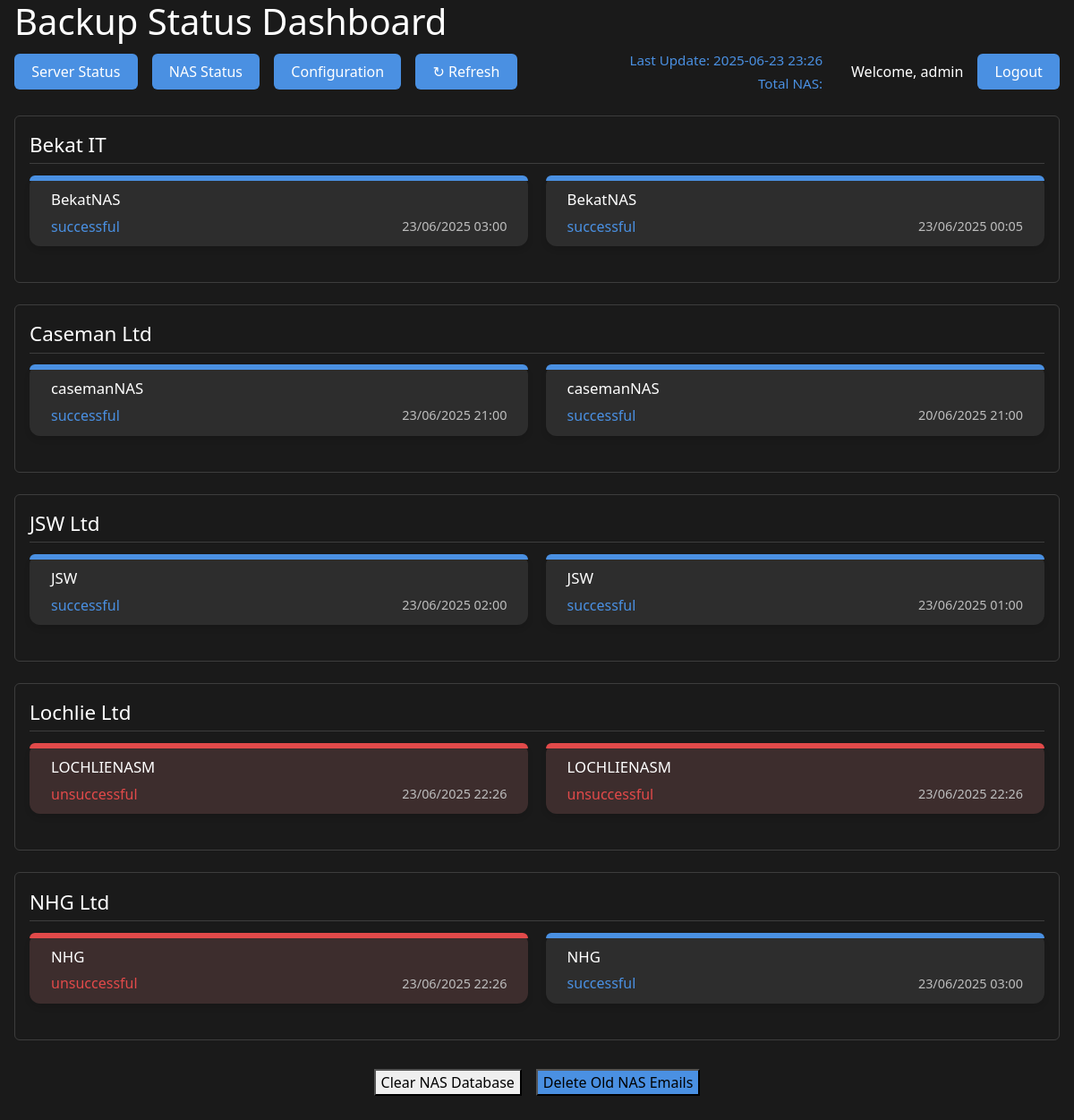
The app's page /nas (signed in) with its own data.
### app.py (models this page shows, shortened)
class User(UserMixin, db.Model):
    id = db.Column(db.Integer, primary_key=True)
    username = db.Column(db.String(80), unique=True, nullable=False)
    password_hash = db.Column(db.String(128))
    is_admin = db.Column(db.Boolean, default=False)

class BackupStatus(db.Model):
    id = db.Column(db.Integer, primary_key=True)
    server = db.Column(db.String(100), nullable=False)
    status = db.Column(db.String(50), nullable=False)
    timestamp = db.Column(db.DateTime, nullable=False)
    subject = db.Column(db.String(200))
    body = db.Column(db.Text)
    html_body = db.Column(db.Text)  # Add HTML body field
    company = db.Column(db.String(100))
    email_type = db.Column(db.String(50), nullable=True)  # Add email_type field
    cleared_by = db.Column(db.Integer, db.ForeignKey('user.id'), nullable=True)

### app.py (the view)
@app.route('/nas')
@login_required
def nas_view():
    with app.app_context():
        servers = db.session.query(BackupStatus.server, BackupStatus.company).filter_by(email_type='nas').distinct().all()
        server_statuses = {}
        for server, company in servers:
            statuses = BackupStatus.query.filter_by(server=server, email_type='nas').order_by(BackupStatus.timestamp.desc()).limit(2).all()
            if statuses:
                company_key = company if company else 'Unknown'
                server_statuses.setdefault(company_key, []).append(statuses)
        companies = sorted(server_statuses.keys())
        last_update = datetime.now().strftime('%Y-%m-%d %H:%M')
        total_servers = sum(len(servers) for servers in server_statuses.values())
        return render_template('nas.html',
                              server_statuses=server_statuses,
                              companies=companies,
                              last_update=last_update,
                              total_servers=total_servers)

### app.py (called while the page is built)
@login_manager.user_loader
def load_user(user_id):
    return User.query.get(int(user_id))

@app.teardown_appcontext
def shutdown_session(exception=None):
    if exception:
        db.session.rollback()
    db.session.close()

### templates/nas.html (shortened to what this page needs)
<!DOCTYPE html>
<html lang="en">
<head>
    <link rel="stylesheet" href="{{ url_for('static', filename='css/style.css') }}">
    <link rel="stylesheet" href="https://cdnjs.cloudflare.com/ajax/libs/font-awesome/6.0.0/css/all.min.css">
    <link href="https://cdn.jsdelivr.net/npm/bootstrap@5.1.3/dist/css/bootstrap.min.css" rel="stylesheet">
</head>
<body>
    <div class="container">
        <header>
            <h1>Backup Status Dashboard</h1>
            <nav class="main-nav">
                <div class="nav-left">
                    <a href="/" class="nav-btn">Server Status</a>
                    <a href="/nas" class="nav-btn active">NAS Status</a>
                    <a href="/configuration" class="nav-btn">Configuration</a>
                    <button onclick="window.location.reload()" class="nav-btn refresh-btn">
                        <span>↻</span> Refresh
                    </button>
                </div>
                <div class="nav-right">
                    <div class="update-info">
                        <span class="last-update">Last Update: {{ last_update }}</span>
                        <span class="total-servers">Total NAS: {{ total_nas }}</span>
                    </div>
                    <div class="user-controls">
                        {% if current_user.is_authenticated %}
                            <span class="user-info">Welcome, {{ current_user.username }}</span>
                            <a href="{{ url_for('logout') }}" class="nav-btn logout-btn">Logout</a>
                        {% endif %}
                    </div>
                </div>
            </nav>
        </header>
        {% for company in companies %}
        <div class="company-section">
            <h2 class="company-name">{{ company }}</h2>
            <div class="server-grid">
                {% for server_list in server_statuses[company] %}
                    {% for status in server_list %}
                    <div class="server-group {% if status.status == 'unsuccessful' %}server-group-unsuccessful{% endif %}"
                         data-bs-toggle="modal"
                         data-bs-target="#emailModal"
                         data-server="{{ status.server }}"
                         data-subject="{{ status.subject }}"
                         data-timestamp="{{ status.timestamp.strftime('%d/%m/%Y %H:%M') }}"
                         data-body="{{ status.body|replace('"', '&quot;')|replace("'", '&#39;')|replace('<', '&lt;')|replace('>', '&gt;')|replace('&', '&amp;') }}"
                         style="cursor: pointer;">
                        <div class="card-top-line {% if status.status == 'successful' %}card-top-line-successful{% else %}card-top-line-unsuccessful{% endif %}"></div>
                        <div class="server-content">
                            <div class="server-name">{{ status.server }}</div>
                            <ul class="status-list">
                                <li class="status-item">
                                    <span class="status-{{ status.status }}">{{ status.status }}</span>
                                    <span class="timestamp">{{ status.timestamp.strftime('%d/%m/%Y %H:%M') }}</span>
                                </li>
                            </ul>
                        </div>
                    </div>
                    {% endfor %}
                {% endfor %}
            </div>
        </div>
        {% endfor %}
        <div style="display: flex; gap: 1rem; justify-content: center; margin: 2rem 0;">
            <button onclick="clearDatabase('nas')" class="delete-btn">Clear NAS Database</button>
            <button onclick="deleteOldEmails('nas')" class="delete-btn" style="background-color: #4a90e2;">Delete Old NAS Emails</button>
        </div>
    </div>
</body>
</html>

### templates/nas.html (style rules this page uses)
body { background-color: #1a1a1a; font-family: 'Segoe UI', Arial, sans-serif; color: #fff; min-height: 100vh; display: flex; flex-direction: column; }
.nav-btn { background-color: #4a90e2; color: #fff; border: none; padding: 0.5rem 1.2rem; border-radius: 6px; cursor: pointer; font-weight: 500; text-decoration: none; transition: background 0.2s; }
.last-update, .total-servers { color: #4a90e2; font-size: 0.95rem; font-weight: 400; }
.container { max-width: 1200px; margin: 0 auto; padding: 0 1rem; flex: 1; }
.server-grid { display: grid; grid-template-columns: repeat(3, 1fr); gap: 1.2rem; margin-bottom: 1.5rem; }
.server-group { background: #2d2d2d; border-radius: 12px; margin-bottom: 0; box-shadow: 0 4px 6px rgba(0, 0, 0, 0.1); border: none; min-height: 65px; display: block; position: relative; transition: transform 0.2s ease; }
.server-group-unsuccessful { background: #3d2d2d !important; }
.card-top-line { height: 6px; border-radius: 12px 12px 0 0; margin-bottom: 0; margin-left: 0; margin-right: 0; width: 100%; }
.card-top-line-successful { background: #4a90e2; }
.card-top-line-unsuccessful { background: #e24a4a; }
.server-content { flex: 1; padding: 0.5rem 1.5rem; }
.server-name { font-weight: 500; color: #fff; font-size: 1.05rem; margin-bottom: 0.2rem; }
.status-list { list-style: none; padding-left: 0; margin-bottom: 0; }
.status-item { display: flex; justify-content: space-between; align-items: center; padding: 0.15rem 0; }
.status-successful { color: #4a90e2; font-weight: 500; }
.status-unsuccessful { color: #e24a4a; font-weight: 500; }
.timestamp { color: #bdbdbd; font-size: 0.9rem; }
.company-section { margin-bottom: 1.5rem; border: 1px solid #3d3d3d; border-radius: 6px; padding: 1.2rem 1rem 1rem 1rem; background: none; }
.company-name { color: #ffffff; font-size: 1.4rem; margin-bottom: 0.8rem; padding-bottom: 0.4rem; border-bottom: 1px solid #3d3d3d; }
@media (max-width: 1200px) { .server-grid { grid-template-columns: repeat(2, 1fr); } }
.main-nav { display: flex; justify-content: space-between; align-items: center; margin-bottom: 1.5rem; }
.nav-left { display: flex; gap: 1rem; }
.nav-right { display: flex; align-items: center; gap: 2rem; }
.update-info { display: flex; flex-direction: column; align-items: flex-end; gap: 0.2rem; color: #4aefc6; font-size: 1.1rem; }
.user-controls { display: flex; align-items: center; gap: 1rem; }

### records on screen
User: username "admin"
BackupStatus: server "BekatNAS", status "successful", timestamp "23/06/2025 03:00"
BackupStatus: server "BekatNAS", status "successful", timestamp "23/06/2025 00:05"
BackupStatus: server "casemanNAS", status "successful", timestamp "23/06/2025 21:00"
BackupStatus: server "casemanNAS", status "successful", timestamp "20/06/2025 21:00"
BackupStatus: server "JSW", status "successful", timestamp "23/06/2025 02:00"
BackupStatus: server "JSW", status "successful", timestamp "23/06/2025 01:00"
BackupStatus: server "LOCHLIENASM", status "unsuccessful", timestamp "23/06/2025 22:26"
BackupStatus: server "LOCHLIENASM", status "unsuccessful", timestamp "23/06/2025 22:26"
BackupStatus: server "NHG", status "unsuccessful", timestamp "23/06/2025 22:26"
BackupStatus: server "NHG", status "successful", timestamp "23/06/2025 03:00"

### other values on screen
{{ company }} "Bekat IT" "Caseman Ltd" "JSW Ltd" "Lochlie Ltd" "NHG Ltd"
